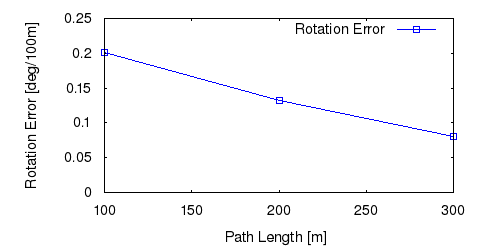

This figure's gnuplot source:
set term postscript eps enhanced color
set output "04_rl.eps"
set size ratio 0.5
set yrange [0:*]
set xlabel "Path Length [m]"
set ylabel "Rotation Error [deg/100m]"
plot "04_rl.txt" using 1:($2*57.3*100) title 'Rotation Error' lc rgb "#0000FF" pt 4 w linespoints
